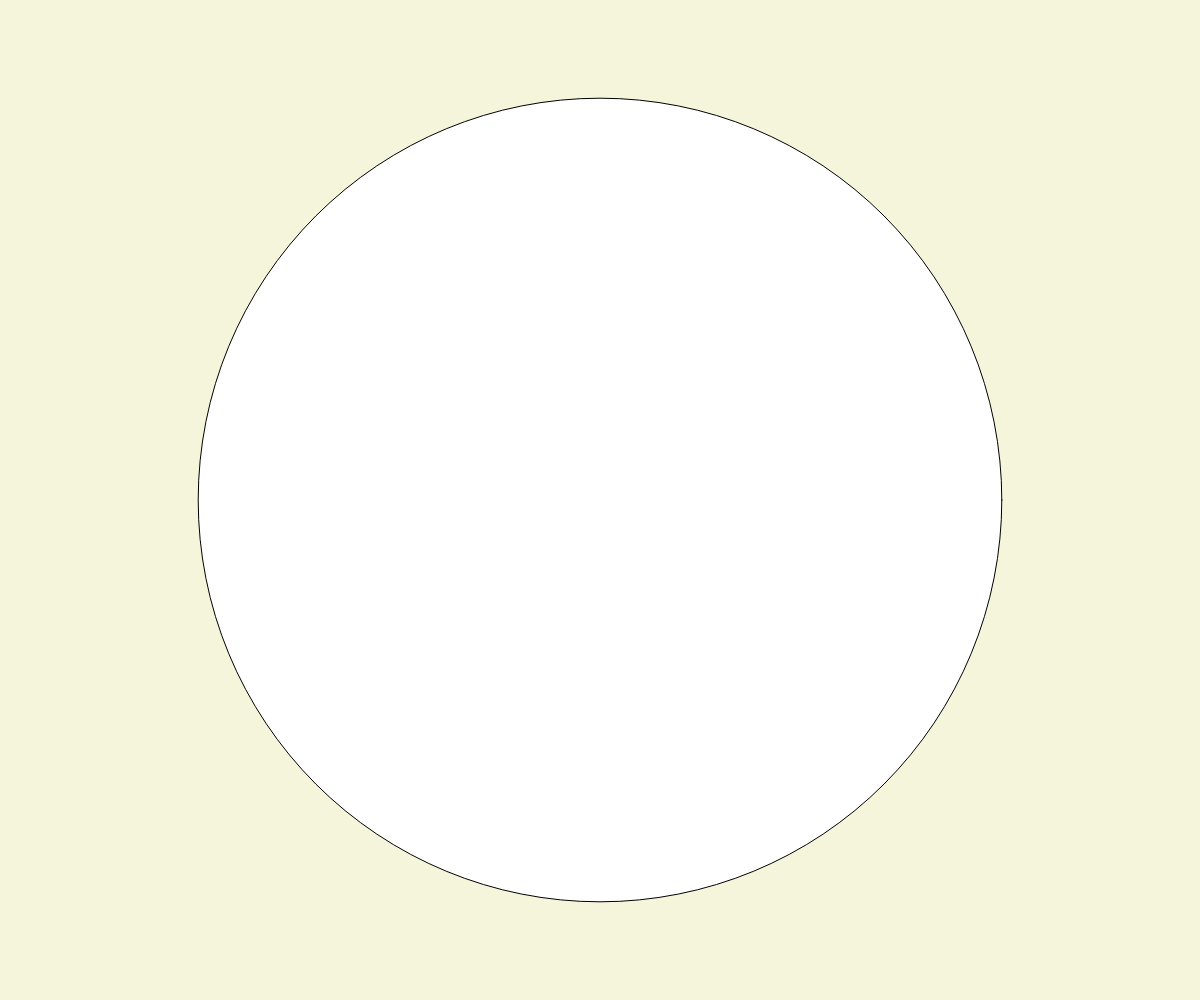
Frame 1 (no input)
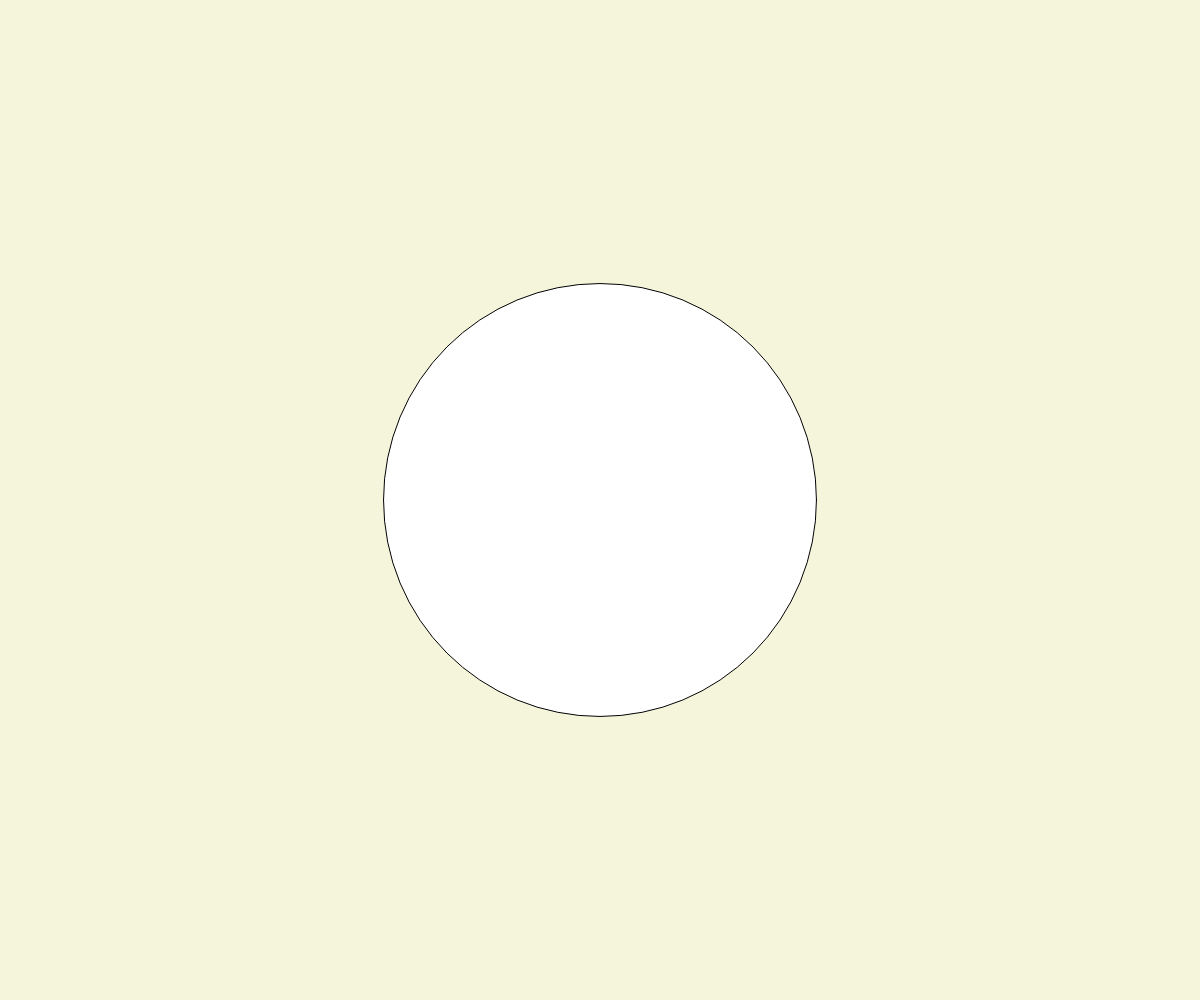
Frame 60 (no input)
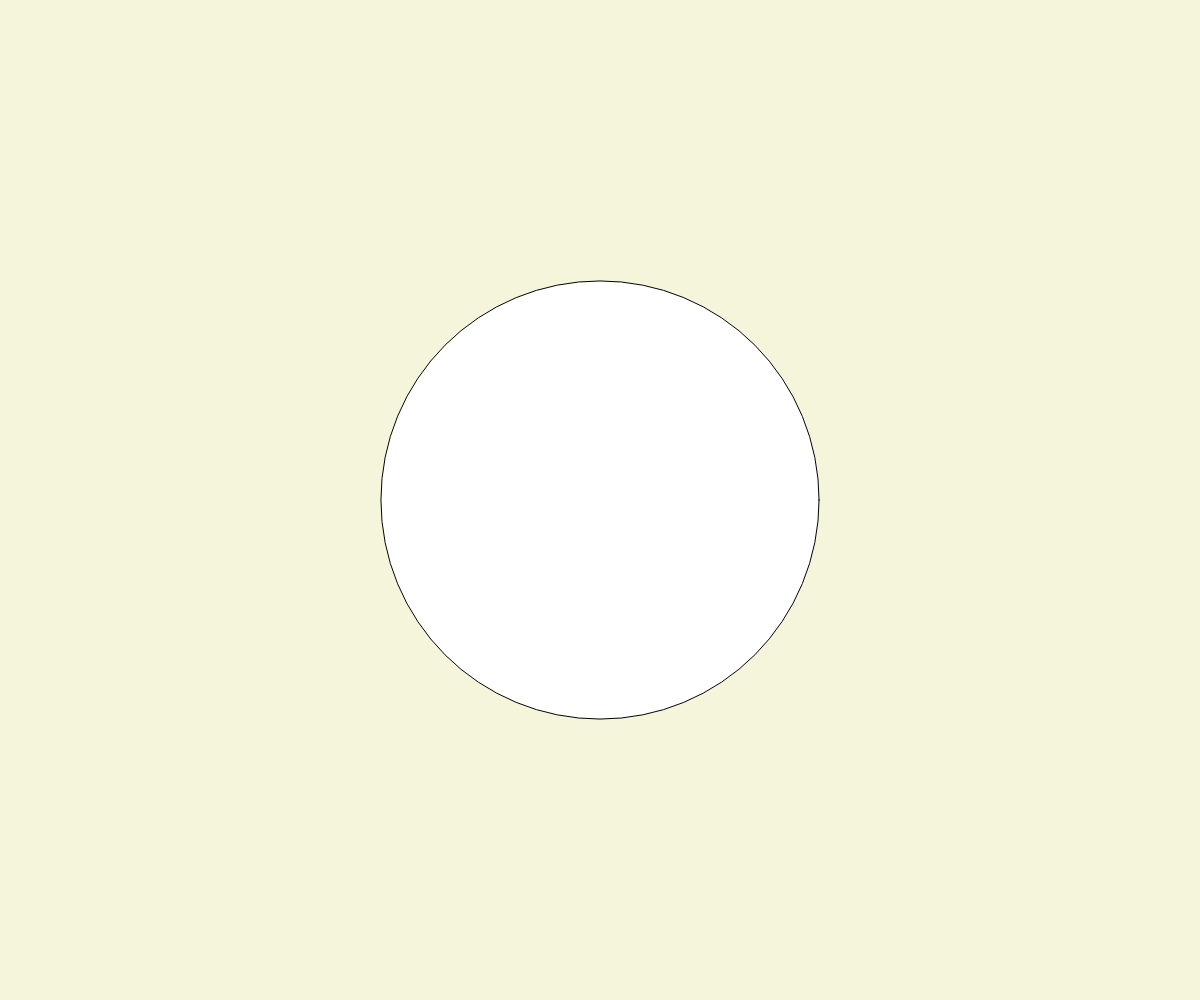
Frame 120 (the mouse pressed at the canvas centre since frame 60)

The p5.js sketch that drew these frames (run headless with seeded random() and noise() and a simulated clock; from frame 60 on, the mouse is pressed at the canvas centre):

// p5.js sketch
// ── sketch.js
let noisePosition = 0;
let noiseSpeed = 0.01;

function setup() {
  // runs once at the start
  createCanvas(windowWidth, windowHeight);
}

function draw() {
  // runs in a loop after setup
  background("beige");
  translate(width / 2, height / 2);
  circleD = noise(noisePosition) * width;
  circle(0, 0, circleD);
  noisePosition = noisePosition + noiseSpeed;
}

function mousePressed() {
  // noisePosition = noisePosition + 0.1;
}
